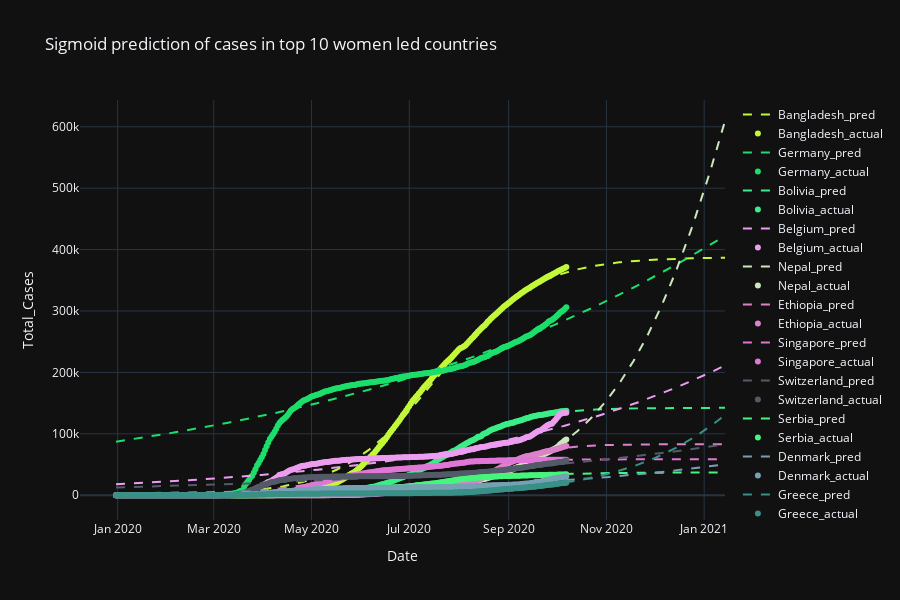

Notebook code cell kept with this figure:
### Code cell
plot_sigmoid_fitting(target_country_df_list, pred_df_list, 'Sigmoid prediction of cases in top 10 women led countries', top_women_countries, 'Total_Cases')

### Figure 1 — Plotly figure (JSON) as saved in the notebook; plotly's stock layout.template omitted (floating-point values rounded to 4 significant figures; data arrays with more than 128 entries replaced by an {"elided": "..."} marker saying what was removed)
{"data": [{"line": {"color": "rgb(194,248,57)", "dash": "dash"}, "name": "Bangladesh_pred", "type": "scatter", "x": {"elided": "312 str values"}, "y": {"elided": "312 float values"}}, {"line": {"color": "rgb(194,248,57)"}, "mode": "markers", "name": "Bangladesh_actual", "type": "scatter", "x": {"elided": "208 str values"}, "y": {"elided": "208 int values"}}, {"line": {"color": "rgb(28,222,107)", "dash": "dash"}, "name": "Germany_pred", "type": "scatter", "x": {"elided": "381 str values"}, "y": {"elided": "381 float values"}}, {"line": {"color": "rgb(28,222,107)"}, "mode": "markers", "name": "Germany_actual", "type": "scatter", "x": {"elided": "282 str values"}, "y": {"elided": "282 int values"}}, {"line": {"color": "rgb(59,237,135)", "dash": "dash"}, "name": "Bolivia_pred", "type": "scatter", "x": {"elided": "309 str values"}, "y": {"elided": "309 float values"}}, {"line": {"color": "rgb(59,237,135)"}, "mode": "markers", "name": "Bolivia_actual", "type": "scatter", "x": {"elided": "209 str values"}, "y": {"elided": "209 int values"}}, {"line": {"color": "rgb(236,157,240)", "dash": "dash"}, "name": "Belgium_pred", "type": "scatter", "x": {"elided": "381 str values"}, "y": {"elided": "381 float values"}}, {"line": {"color": "rgb(236,157,240)"}, "mode": "markers", "name": "Belgium_actual", "type": "scatter", "x": {"elided": "282 str values"}, "y": {"elided": "282 int values"}}, {"line": {"color": "rgb(203,231,187)", "dash": "dash"}, "name": "Nepal_pred", "type": "scatter", "x": {"elided": "381 str values"}, "y": {"elided": "381 float values"}}, {"line": {"color": "rgb(203,231,187)"}, "mode": "markers", "name": "Nepal_actual", "type": "scatter", "x": {"elided": "282 str values"}, "y": {"elided": "282 int values"}}, {"line": {"color": "rgb(220,129,202)", "dash": "dash"}, "name": "Ethiopia_pred", "type": "scatter", "x": {"elided": "307 str values"}, "y": {"elided": "307 float values"}}, {"line": {"color": "rgb(220,129,202)"}, "mode": "markers", "name": "Ethiopia_actual", "type": "scatter", "x": {"elided": "208 str values"}, "y": {"elided": "208 int values"}}, {"line": {"color": "rgb(224,119,214)", "dash": "dash"}, "name": "Singapore_pred", "type": "scatter", "x": {"elided": "381 str values"}, "y": {"elided": "381 float values"}}, {"line": {"color": "rgb(224,119,214)"}, "mode": "markers", "name": "Singapore_actual", "type": "scatter", "x": {"elided": "282 str values"}, "y": {"elided": "282 int values"}}, {"line": {"color": "rgb(83,90,104)", "dash": "dash"}, "name": "Switzerland_pred", "type": "scatter", "x": {"elided": "381 str values"}, "y": {"elided": "381 float values"}}, {"line": {"color": "rgb(83,90,104)"}, "mode": "markers", "name": "Switzerland_actual", "type": "scatter", "x": {"elided": "282 str values"}, "y": {"elided": "282 int values"}}, {"line": {"color": "rgb(70,245,124)", "dash": "dash"}, "name": "Serbia_pred", "type": "scatter", "x": {"elided": "314 str values"}, "y": {"elided": "314 float values"}}, {"line": {"color": "rgb(70,245,124)"}, "mode": "markers", "name": "Serbia_actual", "type": "scatter", "x": {"elided": "212 str values"}, "y": {"elided": "212 int values"}}, {"line": {"color": "rgb(117,161,180)", "dash": "dash"}, "name": "Denmark_pred", "type": "scatter", "x": {"elided": "381 str values"}, "y": {"elided": "381 float values"}}, {"line": {"color": "rgb(117,161,180)"}, "mode": "markers", "name": "Denmark_actual", "type": "scatter", "x": {"elided": "282 str values"}, "y": {"elided": "282 int values"}}, {"line": {"color": "rgb(57,144,134)", "dash": "dash"}, "name": "Greece_pred", "type": "scatter", "x": {"elided": "381 str values"}, "y": {"elided": "381 float values"}}, {"line": {"color": "rgb(57,144,134)"}, "mode": "markers", "name": "Greece_actual", "type": "scatter", "x": {"elided": "282 str values"}, "y": {"elided": "282 int values"}}], "layout": {"height": 600, "title": {"text": "Sigmoid prediction of cases in top 10 women led countries"}, "width": 900, "xaxis": {"title": {"text": "Date"}}, "yaxis": {"title": {"text": "Total_Cases"}}}}
